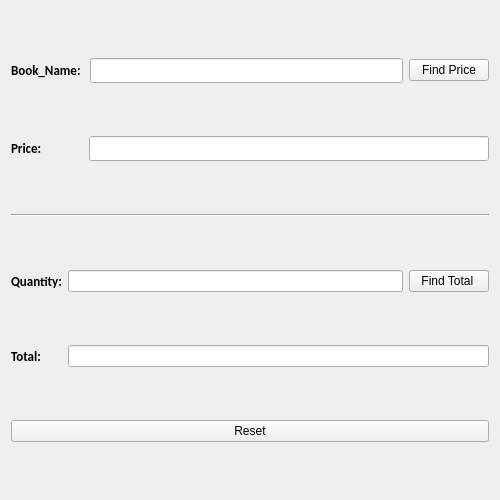
<?xml version="1.0" encoding="UTF-8"?>
<ui version="4.0">
 <class>Form</class>
 <widget class="QWidget" name="Form">
  <property name="geometry">
   <rect>
    <x>0</x>
    <y>0</y>
    <width>500</width>
    <height>500</height>
   </rect>
  </property>
  <property name="windowTitle">
   <string>Book_Shop</string>
  </property>
  <layout class="QVBoxLayout" name="verticalLayout">
   <item>
    <layout class="QHBoxLayout" name="horizontalLayout">
     <item>
      <widget class="QLabel" name="label">
       <property name="font">
        <font>
         <family>Calibri</family>
         <pointsize>10</pointsize>
         <weight>75</weight>
         <bold>true</bold>
        </font>
       </property>
       <property name="text">
        <string>Book_Name: </string>
       </property>
      </widget>
     </item>
     <item>
      <widget class="QLineEdit" name="ledit1">
       <property name="font">
        <font>
         <family>Calibri</family>
         <pointsize>10</pointsize>
         <weight>75</weight>
         <bold>true</bold>
        </font>
       </property>
      </widget>
     </item>
     <item>
      <widget class="QPushButton" name="b1">
       <property name="text">
        <string>Find Price</string>
       </property>
      </widget>
     </item>
    </layout>
   </item>
   <item>
    <layout class="QHBoxLayout" name="horizontalLayout_2">
     <item>
      <widget class="QLabel" name="label_2">
       <property name="font">
        <font>
         <family>Calibri</family>
         <pointsize>10</pointsize>
         <weight>75</weight>
         <bold>true</bold>
        </font>
       </property>
       <property name="text">
        <string>Price:              </string>
       </property>
      </widget>
     </item>
     <item>
      <widget class="QLineEdit" name="ledit2">
       <property name="font">
        <font>
         <family>Calibri</family>
         <pointsize>10</pointsize>
         <weight>75</weight>
         <bold>true</bold>
        </font>
       </property>
      </widget>
     </item>
    </layout>
   </item>
   <item>
    <widget class="Line" name="line">
     <property name="orientation">
      <enum>Qt::Horizontal</enum>
     </property>
    </widget>
   </item>
   <item>
    <layout class="QHBoxLayout" name="horizontalLayout_3">
     <item>
      <widget class="QLabel" name="label_3">
       <property name="font">
        <font>
         <family>Calibri</family>
         <pointsize>10</pointsize>
         <weight>75</weight>
         <bold>true</bold>
        </font>
       </property>
       <property name="text">
        <string>Quantity:</string>
       </property>
      </widget>
     </item>
     <item>
      <widget class="QLineEdit" name="ledit3"/>
     </item>
     <item>
      <widget class="QPushButton" name="b2">
       <property name="text">
        <string>Find Total </string>
       </property>
      </widget>
     </item>
    </layout>
   </item>
   <item>
    <layout class="QHBoxLayout" name="horizontalLayout_4">
     <item>
      <widget class="QLabel" name="label_4">
       <property name="font">
        <font>
         <family>Calibri</family>
         <pointsize>10</pointsize>
         <weight>75</weight>
         <bold>true</bold>
        </font>
       </property>
       <property name="text">
        <string>Total:       </string>
       </property>
      </widget>
     </item>
     <item>
      <widget class="QLineEdit" name="ledit4"/>
     </item>
    </layout>
   </item>
   <item>
    <widget class="QPushButton" name="b3">
     <property name="text">
      <string>Reset</string>
     </property>
    </widget>
   </item>
  </layout>
 </widget>
 <resources/>
 <connections>
  <connection>
   <sender>b3</sender>
   <signal>clicked()</signal>
   <receiver>ledit1</receiver>
   <slot>clear()</slot>
   <hints>
    <hint type="sourcelabel">
     <x>338</x>
     <y>478</y>
    </hint>
    <hint type="destinationlabel">
     <x>351</x>
     <y>53</y>
    </hint>
   </hints>
  </connection>
  <connection>
   <sender>b3</sender>
   <signal>clicked()</signal>
   <receiver>ledit2</receiver>
   <slot>clear()</slot>
   <hints>
    <hint type="sourcelabel">
     <x>257</x>
     <y>473</y>
    </hint>
    <hint type="destinationlabel">
     <x>259</x>
     <y>177</y>
    </hint>
   </hints>
  </connection>
  <connection>
   <sender>b3</sender>
   <signal>clicked()</signal>
   <receiver>ledit3</receiver>
   <slot>clear()</slot>
   <hints>
    <hint type="sourcelabel">
     <x>209</x>
     <y>477</y>
    </hint>
    <hint type="destinationlabel">
     <x>215</x>
     <y>302</y>
    </hint>
   </hints>
  </connection>
  <connection>
   <sender>b3</sender>
   <signal>clicked()</signal>
   <receiver>ledit4</receiver>
   <slot>clear()</slot>
   <hints>
    <hint type="sourcelabel">
     <x>167</x>
     <y>482</y>
    </hint>
    <hint type="destinationlabel">
     <x>168</x>
     <y>410</y>
    </hint>
   </hints>
  </connection>
 </connections>
</ui>
